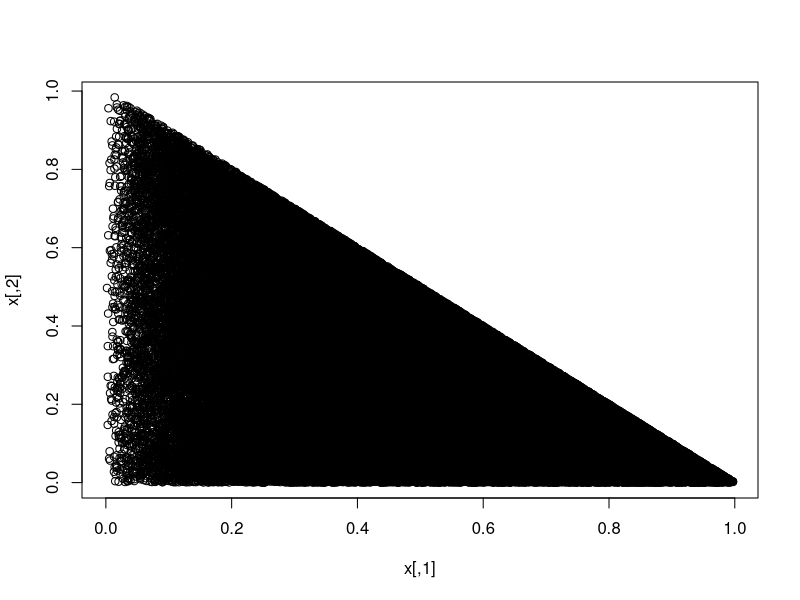
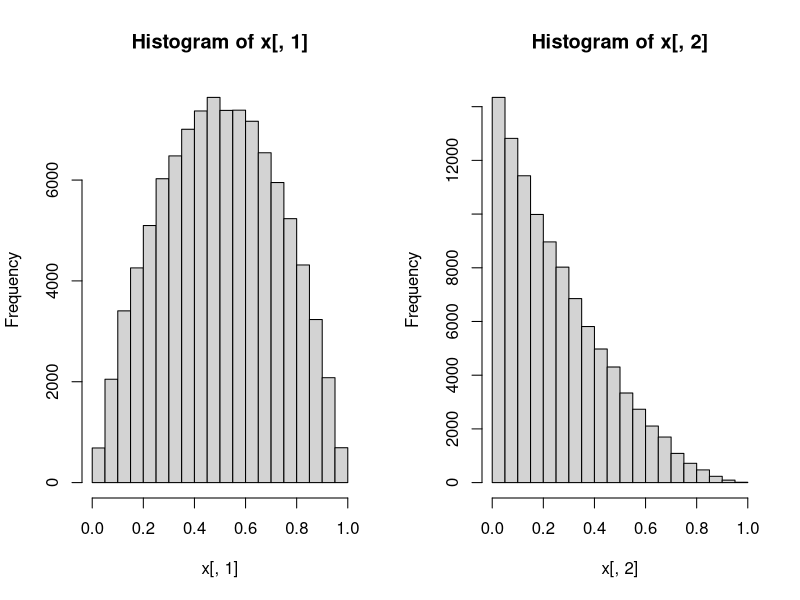
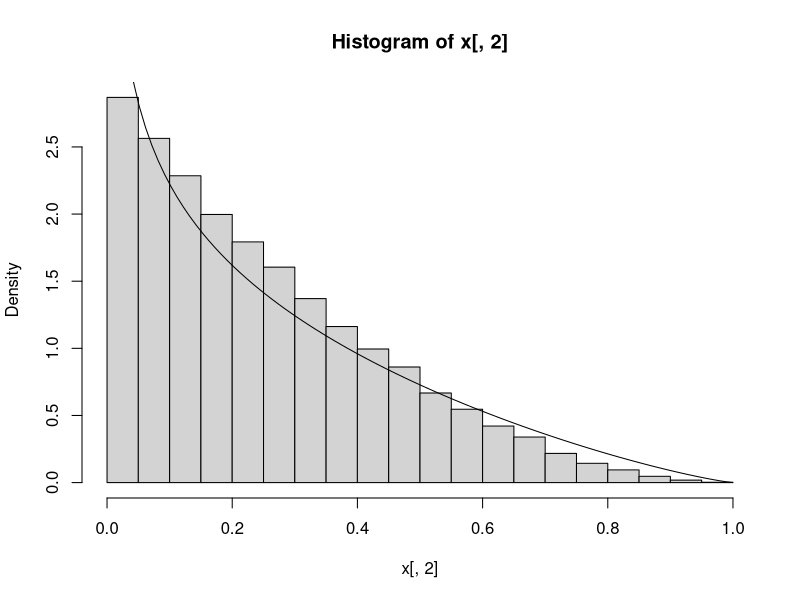

Generate these figures, in order, with R: (Note: this script raises an error after producing the figures.)
f <- function(n) {
  a <- rbeta(n, 2, 2)
  b <- runif(n, 0, 1-a)
  matrix(c(a, b), ncol = 2)
}

x <- f(1e5)
plot(x)
summary(x)
summary(rowSums(x))

op <- par(mfrow = c(1, 2))
hist(x[,1])
hist(x[,2])
par(op)


MASS::fitdistr(x[,2], 'beta', list(shape1 = .75, shape2 = 2))
y <- seq(.001, .999, l = 100)
hist(x[,2], fr = F)
lines(y, dbeta(y, 0.746560357, 2.205939480))

f <- function(x) 1/(1-x)
integrate(f, 0, 1)
plot(y, f(y), ty = 'l')